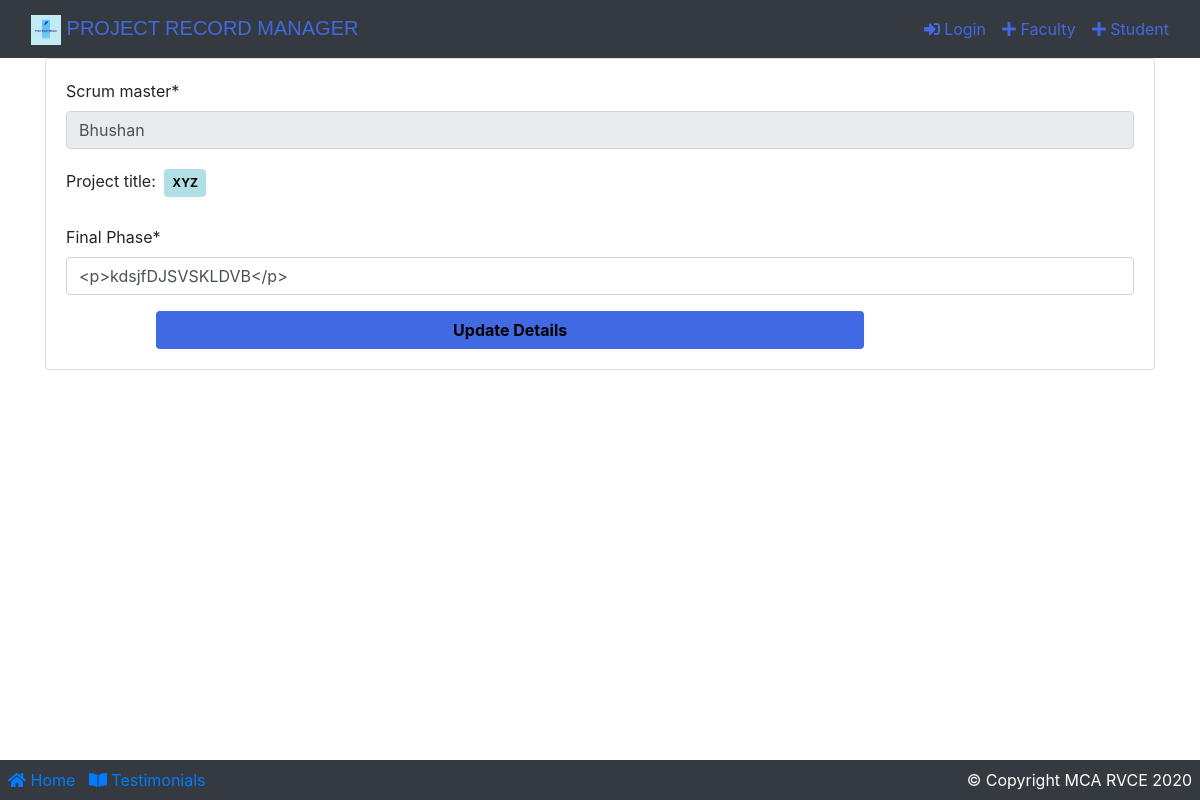
Page /facultyCommentFinale/3 on the earlier database version.
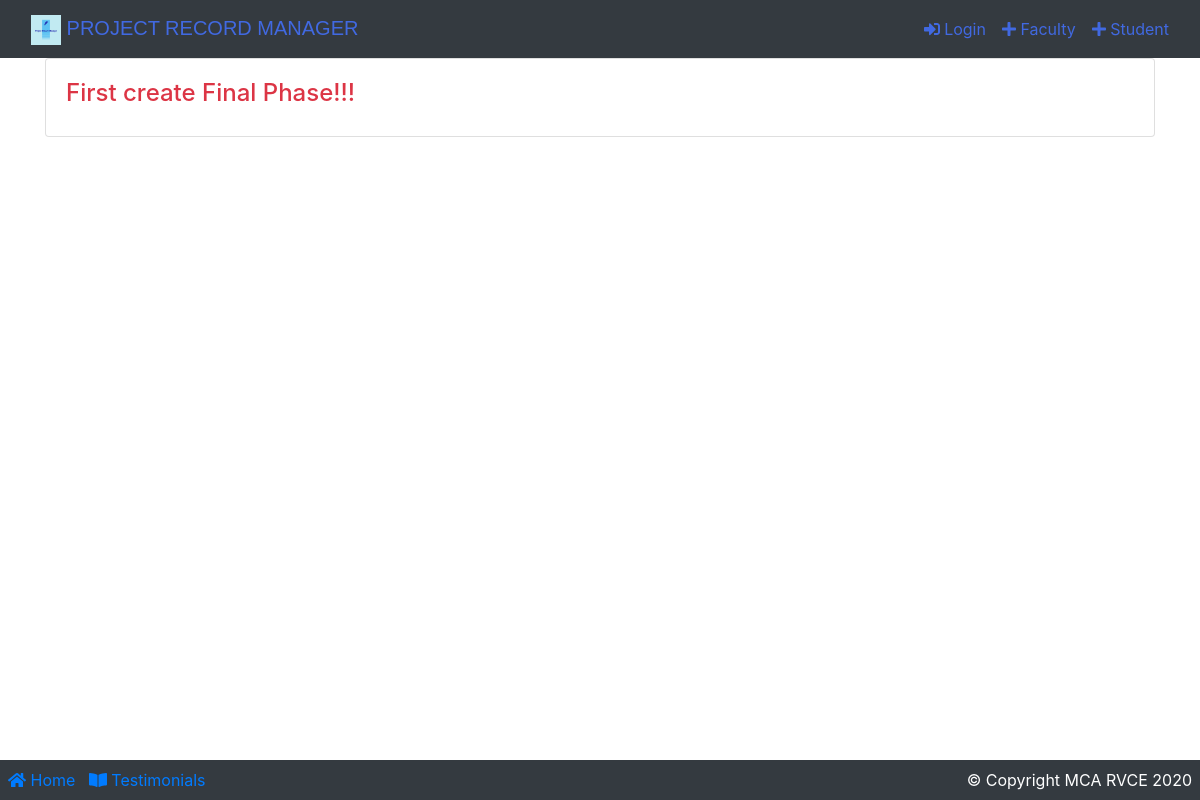
Same page on the later database version.
### app/models.py (models this page shows)
class ProjectFinale(models.Model):
    scrum_master = models.CharField(max_length=100, default="scrum master")
    project_title = models.ForeignKey(
        Team, on_delete=models.CASCADE, null=True)
    finale = HTMLField()
    created_at = models.DateTimeField(auto_now_add=True)
    updated_at = models.DateTimeField(auto_now=True)
    def __str__(self):
        return str(self.project_title) + "finale"

class Team(models.Model):
    owner = models.CharField(max_length=555, unique=True)
    partner = models.OneToOneField(
        Student, on_delete=models.CASCADE, null=True, blank=True, unique=True)
    guide = models.ForeignKey(
        Faculty, on_delete=models.CASCADE, null=True, blank=True)
    title = models.CharField(max_length=555, null=True, unique=True)
    created_at = models.DateTimeField(auto_now_add=True)
    updated_at = models.DateTimeField(auto_now=True)
    class Meta:
        db_table = "team"
    def __str__(self):
        return str(self.title) + ", Student1:  " + str(self.owner) + ", student2:  " + str(
            self.partner) + ", Guide:  " + str(self.guide)

### app/views.py (the view)
# urls.py: path('facultyCommentFinale/<int:teamId>', views.facultyCommentFinalPhase, name="facultyCommentFinale"),
def facultyCommentFinalPhase(request, teamId):
    queryset = ""
    form = ""
    ret = ""
    try:
        print("TeamId:", teamId)
        queryset = ProjectFinale.objects.filter(project_title=int(teamId))
        print(queryset)
        context = {}
        obj = get_object_or_404(ProjectFinale, project_title=int(teamId))
        form = ProjectFinaleForm(request.POST or None, instance=obj)
        if form.is_valid():
            form.save()
            return redirect("facultyDashboard")
    except:
        ret = "First create Final Phase!!!"
    return render(request, 'project/commentFinalPhase.html', {'formc': form, 'qs': queryset, 'ret': ret})

### app/models.py (called while the page is built)
    def __str__(self):
        return self.name + ' ' + self.email

    def __str__(self):
        return self.name + ' ' + self.email

### templates/project/commentFinalPhase.html (shortened to what this page needs)
{% extends 'base.html' %}
{% load static %}
{% load crispy_forms_tags %}
{% block content %}
    <div class="container">
        <div class="card">
            <div class="card-body">
                {% if qs %}
                    <form method="POST">
                        {% for data in qs %}
                            <div id="div_id_scrum_master" class="form-group">
                                <label for="id_scrum_master" class=" requiredField">
                                    Scrum master<span class="asteriskField">*</span>
                                </label>
                                <div class="">
                                    <input type="text" name="scrum_master" value="{{ data.scrum_master }}"
                                           maxlength="100"
                                           class="textinput textInput form-control" required="" id="id_scrum_master"
                                           readonly>
                                </div>
                            </div>
                            <div id="div_id_project_title" class="form-group">
                                <label for="id_project_title" class=" requiredField">
                                    Project title: <span class="badge p-2 m-1 font-weight-bolder"
                                                         style="color: black;background-color: powderblue;"> {{ data.project_title.title }}</span>
                                </label>
                            </div>
                        {% endfor %}
                        {{ formc.finale|as_crispy_field }}
                        <div class="form-row">
                            <div class="form-group col-md-8 mb-0 offset-1">
                                <button type="submit" class="btn btn-block font-weight-bold"
                                        style="background: royalblue;color: black; ">Update Details
                                </button>
                            </div>
                        </div>
                    </form>
                {% else %}
                    <h4 class="text-danger">{{ ret }}</h4>
                {% endif %}
            </div>
        </div>
    </div>
{% endblock %}

Differences in the rows shown:
removed ProjectFinale: scrum_master "Bhushan", project_title "XYZ", finale "<p>kdsjfDJSVSKLDVB</p>"
Other differences:
{{ ret }}: (not shown) → "First create Final Phase!!!"
text no longer shown: "Final Phase * Update Details"
